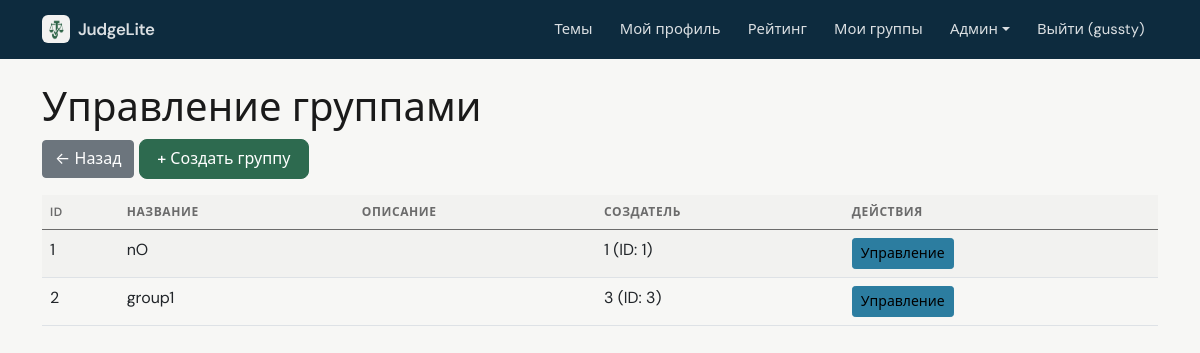
The app's page /admin/groups (signed in) with its own data.
### data/users.py (models this page shows, shortened)
class User(SqlAlchemyBase, UserMixin, SerializerMixin):
    __tablename__ = 'users'
    id = sqlalchemy.Column(sqlalchemy.Integer, primary_key=True, autoincrement=True)
    name = sqlalchemy.Column(sqlalchemy.String, nullable=True)
    about = sqlalchemy.Column(sqlalchemy.String, nullable=True)
    email = sqlalchemy.Column(sqlalchemy.String, index=True, unique=True, nullable=True)
    hashed_password = sqlalchemy.Column(sqlalchemy.String, nullable=True)
    created_date = sqlalchemy.Column(sqlalchemy.DateTime, default=datetime.datetime.now)
    is_admin = sqlalchemy.Column(sqlalchemy.Boolean, default=False)
    is_super_admin = sqlalchemy.Column(sqlalchemy.Boolean, default=False)
    avatar_filename = sqlalchemy.Column(sqlalchemy.String, nullable=True)  # новое поле
    submissions = orm.relationship("Submission", back_populates="user")

### data/groups.py (models this page shows)
class Group(SqlAlchemyBase):
    __tablename__ = 'groups'
    id = sqlalchemy.Column(sqlalchemy.Integer, primary_key=True, autoincrement=True)
    name = sqlalchemy.Column(sqlalchemy.String, nullable=False)
    description = sqlalchemy.Column(sqlalchemy.Text, nullable=True)
    created_by = sqlalchemy.Column(sqlalchemy.Integer, sqlalchemy.ForeignKey("users.id"), nullable=False)
    created_at = sqlalchemy.Column(sqlalchemy.DateTime, default=datetime.datetime.now)
    members = orm.relationship("GroupMember", back_populates="group", cascade="all, delete-orphan")
    tasks = orm.relationship("GroupTask", back_populates="group", cascade="all, delete-orphan")

### app.py (the view)
@app.route('/admin/groups')
@admin_required
def admin_groups():
    with db_session.session_scope() as session:
        if current_user.is_super_admin:
            groups = session.query(Group).all()
        else:
            groups = session.query(Group).filter(Group.created_by == current_user.id).all()
        return render_template('admin/groups.html', groups=groups)

### app.py (called while the page is built)
@login_manager.user_loader
def load_user(user_id):
    session = db_session.create_session()
    user = session.get(User, int(user_id))
    if user:
        _ = user.is_admin
        _ = user.is_super_admin
    session.close()
    return user

@app.context_processor
def inject_user():
    return dict(current_user=current_user)

### data/db_session.py (called while the page is built)
def create_session() -> Session:
    global __factory
    return __factory()

@contextmanager
def session_scope():
    session = create_session()
    try:
        yield session
        session.commit()
    except Exception:
        session.rollback()
        raise
    finally:
        session.close()

### utils/auth.py (called while the page is built)
def admin_required(f):
    @wraps(f)
    def decorated_function(*args, **kwargs):
        if not current_user.is_authenticated or not current_user.is_admin:
            flash('Доступ запрещён. Требуются права администратора.', 'danger')
            return redirect(url_for('index'))
        return f(*args, **kwargs)
    return decorated_function

### templates/admin/groups.html
{% extends "admin/base.html" %}
{% block content %}
<h1>Управление группами</h1>
<a href="{{ url_for('admin_dashboard') }}" class="btn btn-secondary mb-3">← Назад</a>
<a href="{{ url_for('add_group') }}" class="btn btn-primary mb-3">+ Создать группу</a>
<table class="table table-striped">
    <thead>
        <tr><th>ID</th><th>Название</th><th>Описание</th><th>Создатель</th><th>Действия</th></tr>
    </thead>
    <tbody>
        {% for group in groups %}
        <tr>
            <td>{{ group.id }}</td>
            <td>{{ group.name }}</td>
            <td>{{ group.description or '' }}</td>
            <td>{{ group.created_by }} (ID: {{ group.created_by }})</td>
            <td>
                <a href="{{ url_for('group_detail', group_id=group.id) }}" class="btn btn-sm btn-info">Управление</a>
            </td>
        </tr>
        {% endfor %}
    </tbody>
</table>
{% endblock %}

### templates/base.html (shortened to what this page needs)
<!doctype html>
<html lang="ru">
<head>
    <link href="https://cdn.jsdelivr.net/npm/bootstrap@5.0.2/dist/css/bootstrap.min.css" rel="stylesheet">
    <link href="{{ url_for('static', filename='app.css') }}" rel="stylesheet">
</head>
<body class="app-body {% block body_class %}{% endblock %}">
    <nav class="navbar navbar-expand-lg app-navbar">
        <div class="container">
            <a class="navbar-brand d-flex align-items-center gap-2" href="{{ url_for('index') }}">
                <img src="{{ url_for('static', filename='judgelite-mark.png') }}" alt="" class="app-brand-mark" width="28" height="28">
                <span>JudgeLite</span>
            </a>
            <div class="collapse navbar-collapse" id="navbarNav">
                <ul class="navbar-nav ms-auto">
                    <li class="nav-item"><a class="nav-link" href="{{ url_for('topics_list') }}">Темы</a></li>
                    {% if current_user.is_authenticated %}
                        <li class="nav-item"><a class="nav-link" href="{{ url_for('profile') }}">Мой профиль</a></li>
                        <li class="nav-item"><a class="nav-link" href="{{ url_for('rating') }}">Рейтинг</a></li>
                        <li class="nav-item"><a class="nav-link" href="{{ url_for('my_groups') }}">Мои группы</a></li>
                        {% if current_user.is_admin %}
                            <li class="nav-item dropdown">
                                <a class="nav-link dropdown-toggle" href="#" id="adminDropdown" role="button" data-bs-toggle="dropdown">Админ</a>
                            </li>
                        {% endif %}
                        <li class="nav-item"><a class="nav-link" href="{{ url_for('logout') }}">Выйти ({{ current_user.name }})</a></li>
                    {% else %}
                        <li class="nav-item"><a class="nav-link" href="{{ url_for('login') }}">Войти</a></li>
                        <li class="nav-item"><a class="nav-link" href="{{ url_for('register') }}">Регистрация</a></li>
                    {% endif %}
                </ul>
            </div>
        </div>
    </nav>
    <div class="container mt-4" style="padding-bottom: 80px;">
        {% block content %}{% endblock %}
    </div>
</body>
</html>

### static/app.css (style rules this page uses)
:root { --app-bg: #f7f7f5; --app-surface: #ffffff; --app-text: #1a1a1a; --app-muted: #6b6b6b; --app-border: #e8e8e6; --app-accent: #2d6a4f; --app-accent-hover: #1b4332; --app-radius: 10px; --app-font: "DM Sans", system-ui, -apple-system, "Segoe UI", Roboto, sans-serif; --chart-grid: rgba(0, 0, 0, 0.06); --chart-muted: #6b6b6b; --chart-donut-border: #ffffff; }
.app-brand-mark { border-radius: 6px; flex-shrink: 0; }
.app-body { font-family: var(--app-font); background-color: var(--app-bg); color: var(--app-text); min-height: 100vh; -webkit-font-smoothing: antialiased; }
.app-body .container.mt-4 { padding-bottom: 5rem !important; }
.app-navbar { background: var(--app-surface) !important; border-bottom: 1px solid var(--app-border) !important; padding-top: 0.65rem; padding-bottom: 0.65rem; }
.app-navbar .navbar-brand { font-weight: 600; letter-spacing: -0.02em; color: var(--app-text) !important; font-size: 1.05rem; }
.app-navbar .nav-link { color: var(--app-muted) !important; font-size: 0.925rem; padding: 0.5rem 0.85rem !important; border-radius: 6px; transition: color 0.15s ease, background 0.15s ease; }
.app-body .table { margin-bottom: 0; }
.app-body .table thead th { font-size: 0.75rem; text-transform: uppercase; letter-spacing: 0.05em; color: var(--app-muted); font-weight: 600; border-bottom-width: 1px; background: rgba(0, 0, 0, 0.02); }
.app-body .table-striped > tbody > tr:nth-of-type(odd) > * { --bs-table-accent-bg: rgba(0, 0, 0, 0.02); }
.app-body .btn-primary { background-color: var(--app-accent); border-color: var(--app-accent); font-weight: 500; border-radius: 8px; padding: 0.45rem 1.1rem; }
.admin-mode .app-navbar { background: #0d2b3e !important; border-bottom: none !important; }
.admin-mode .app-navbar .navbar-brand, .admin-mode .app-navbar .nav-link { color: rgba(255, 255, 255, 0.85) !important; }

### templates/admin/base.html (style rules this page uses)
.btn-primary { background-color: #1e4a76; border-color: #1e4a76; }
.btn-info { background-color: #2c7da0; border-color: #2c7da0; }
.table { --bs-table-striped-bg: #e9ecef; }
body { background-color: #f4f6f8; }

### records on screen
User: name "gussty"
Group: id "1", name "nO", created_by "1"
Group: id "2", name "group1", created_by "3"
